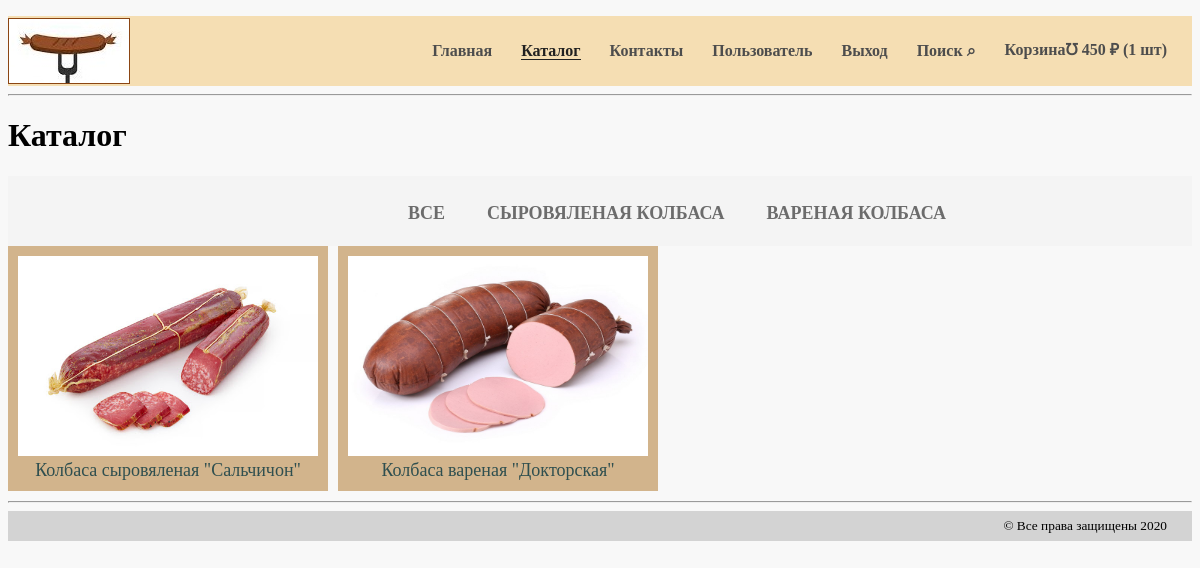
The app's page /catalog/ (signed in), older data.
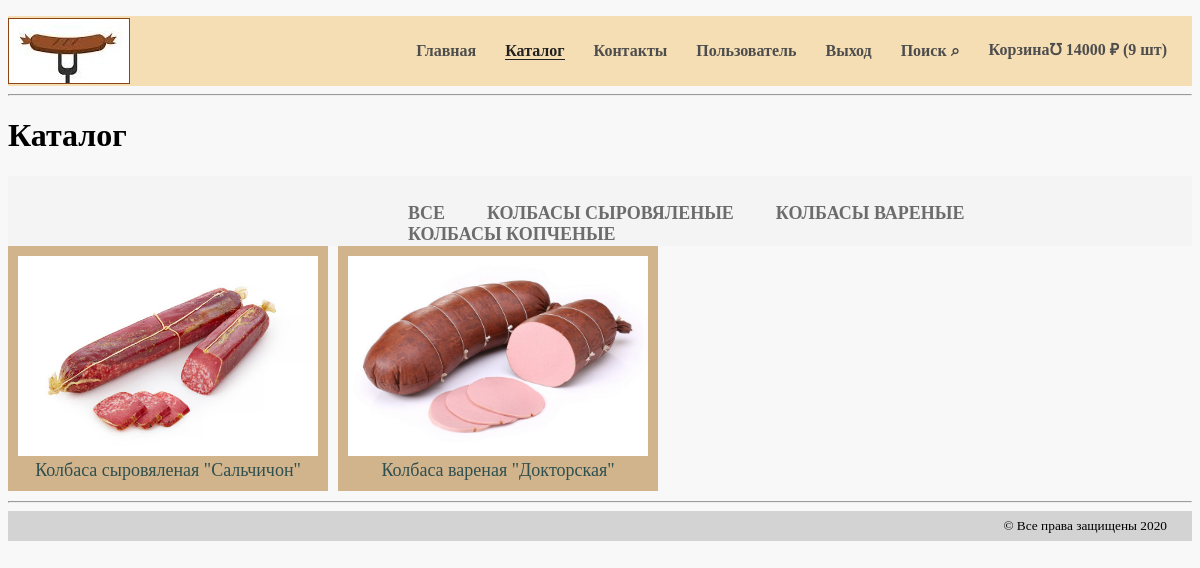
The same page, newer data.
### authapp/models.py (models this page shows)
class ShopClient(AbstractUser):
    avatar = models.ImageField(upload_to='users_avatars', blank=True)
    age = models.PositiveIntegerField(verbose_name='возраст', null=True)
    def basket_cost(self):
        return sum(item.product.price * item.quantity for item in self.user_basket.all())
    def basket_total_quantity(self):
        return sum(item.quantity for item in self.user_basket.all())

### basketapp/models.py (models this page shows)
class BasketItem(models.Model):
    user = models.ForeignKey(get_user_model(), on_delete=models.CASCADE, related_name='user_basket')
    product = models.ForeignKey(Product, on_delete=models.CASCADE)
    quantity = models.PositiveIntegerField(verbose_name='количество', default=0)
    add_datetime = models.DateTimeField(verbose_name='время', auto_now_add=True)

### mainapp/models.py (models this page shows, shortened)
class Product(models.Model):
    category = models.ForeignKey(ProductCategory, on_delete=models.CASCADE, verbose_name='категория продукта')
    name = models.CharField(verbose_name='имя продукта', max_length=128)
    image = models.ImageField(upload_to='products_images', blank=True)
    short_desc = models.CharField(verbose_name='краткое описание продукта', max_length=64, blank=True)
    description = models.TextField(verbose_name='описание продукта', blank=True)
    price = models.DecimalField(verbose_name='цена продукта', max_digits=8, decimal_places=2, default=0)
    quantity = models.IntegerField(verbose_name='количество на складе', default=0)

class ProductCategory(models.Model):
    name = models.CharField(verbose_name='имя', max_length=128)
    description = models.TextField(verbose_name='описание', blank=True)

### mainapp/views.py (the view)
# urls.py: path('catalog/', mainapp.catalog, name='catalog'),
def catalog(request):
    categories = ProductCategory.objects.all()
    context = {
        'page_title': 'каталог',
        'categories': categories,
    }
    return render(request, 'mainapp/catalog.html', context)

### mainapp/templates/mainapp/catalog.html
{% extends 'mainapp/common.html' %}
{% load static %}
{% block content %}
    {% include 'mainapp/includes/inc__menu.html' %}
    <hr>
    <h1>Каталог</h1>
    {% include 'mainapp/includes/inc__catalog_menu.html' %}
    <figure><img src="{% static 'img/sv_kolbasa.jpg' %}" width="300" height="200" alt="sv_kolbasa">
        <figcaption><a href="{% url 'main:product_page' pk=1 %}">Колбаса сыровяленая &quot;Сальчичон&quot;</a></figcaption>
    </figure>
    <figure><img src="{% static 'img/var_kolbasa.jpg' %}" width="300" height="200" alt="var_kolbasa">
        <figcaption><a href="{% url 'main:product_page' pk=1 %}">Колбаса вареная &quot;Докторская&quot;</a></figcaption>
    </figure>
{% endblock %}

### mainapp/templates/mainapp/common.html (shortened to what this page needs)
{% load static %}
<!DOCTYPE html>
<html lang="en">
<head>
    {% block css %}
        <link rel="stylesheet" href="{% static 'css/style.css' %}">
    {% endblock %}
</head>
<body>
{% block content %}
{% endblock %}
<hr style="clear: both">
<div class="footer"><small>&copy;&nbsp;Все права защищены {% now "Y" %}</small></div>
</body>
</html>

### mainapp/templates/mainapp/includes/inc__menu.html
{% load static %}
<div class="header"><img src="{% static 'img/logo.jpg' %}" alt="label">
    <ul class="menu">
        <li>
            <a href="{% url 'main:index' %}"
               class="{% if request.resolver_match.url_name == 'index' %}active{% endif %}">
                Главная
            </a>
        </li>
        <li>
            <a href="{% url 'main:catalog' %}"
               class="{% if request.resolver_match.url_name == 'catalog' or request.resolver_match.url_name == 'category' %}active{% endif %}">
                Каталог
            </a>
        </li>
        <li>
            <a href="{% url 'main:contacts' %}"
               class="{% if request.resolver_match.url_name == 'contacts' %}active{% endif %}">
                Контакты
            </a>
        </li>
        {% if user.is_authenticated %}
            <li><a href="{% url 'auth:profile' %}">
                {{ user.first_name|default:'Пользователь' }}
            </a></li>
        {% endif %}
        {% if user.is_authenticated %}
            <li><a href="{% url 'auth:logout' %}">Выход</a></li>
        {% else %}
            <li><a href="{% url 'auth:login' %}">Вход</a></li>
        {% endif %}
        <li><a href="#" class="search">Поиск&nbsp;&#8981;</a></li>
        {% if user.is_authenticated %}
            <li>
                <a href="{% url 'basket:index' %}" class="basket">
                    Корзина&#8487; {{ user.basket_cost|floatformat:0 }} &#8381; ({{ user.basket_total_quantity }} шт)
                </a>
            </li>
        {% endif %}
    </ul>
</div>

### mainapp/templates/mainapp/includes/inc__catalog_menu.html
<div class="links clearfix">
    <ul class="links-menu">
        <li>
            <a href="{% url 'main:category' pk=0 %}"
               class="{% if request.resolver_match.kwargs.pk == 0 %}active{% endif %} ">
                все
            </a>
        </li>
        {% for category in categories %}
            <li>
                <a href="{% url 'main:category' pk=category.pk %}"
                   class="{% if request.resolver_match.kwargs.pk|add:0 == category.pk %}active{% endif %} ">
                    {{ category.name }}
                </a>
            </li>
        {% endfor %}
    </ul>
</div>

### static/css/style.css (style rules this page uses)
body { background-color: #f8f8f8; }
.header { height: 70px; background-color: #F5DEB3; }
.menu { padding-top: 22px; padding-right: 25px; text-align: right; }
.menu > li { overflow: hidden; padding-left: 25px; list-style-type: none; display: inline-block; }
.menu li a { color: #4d4d4d; font-size: 16px; font-weight: 600; text-decoration: none; }
.menu .active { color: #212121; font-weight: 700; border-bottom: 3px solid #212121; }
.header img[alt="label"] { outline: 1px solid #8b4513; float: left; display: block; margin-top: 3px; margin-left: 1px; }
.footer { height: 30px; width: 100%; background-color: #D3D3D3; text-align: right; padding-top: 5px; padding-right: 25px; -webkit-box-sizing: border-box; -moz-box-sizing: border-box; box-sizing: border-box; clear: both; }
figure { background: #D2B48C; padding: 10px; width: 300px; float: left; margin: 0 10px 10px 0; text-align: center; }
figcaption a { color: #2F4F4F; text-decoration: none; font-size: 18px; }
.clearfix:after { content: ""; display: block; clear: both; }
.links { height: 70px; background-color: #f4f4f4; position: relative; padding-left: 360px; }
.links-menu { margin: 27px auto 0; position: absolute; }
.links-menu li { float: left; list-style-type: none; padding-right: 42px; }
.links-menu li a { text-decoration: none; color: #6c6c6c; font-size: 18px; font-weight: 700; text-transform: uppercase; }

Row changes from the older to the newer data that the page shows:
changed ShopClient "Пользователь": basket_cost "450" → "14000"; basket_total_quantity "1" → "9"
changed ProductCategory: name "СЫРОВЯЛЕНАЯ КОЛБАСА" → "КОЛБАСЫ СЫРОВЯЛЕНЫЕ"
changed ProductCategory: name "ВАРЕНАЯ КОЛБАСА" → "КОЛБАСЫ ВАРЕНЫЕ"
added ProductCategory: name "КОЛБАСЫ КОПЧЕНЫЕ"
